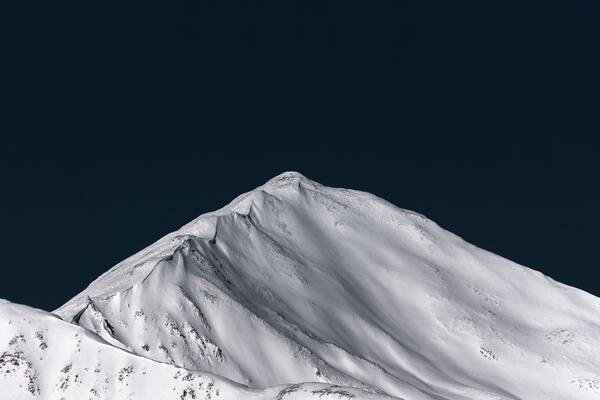
#> input picture pic3.jpg, 600 x 400 px
$ python addition-and-subtraction.py
#> lines starting #> are read from the running program, lines starting #| are printed output that depends on the picture
import cv2

# Loading the images
img1 = cv2.imread("pic3.jpg")
#> img1 is the input picture: shape (400, 600, 3); mean B, G, R 95.5, 84.6, 74.9
img2 = cv2.imread("pic2.jpg")
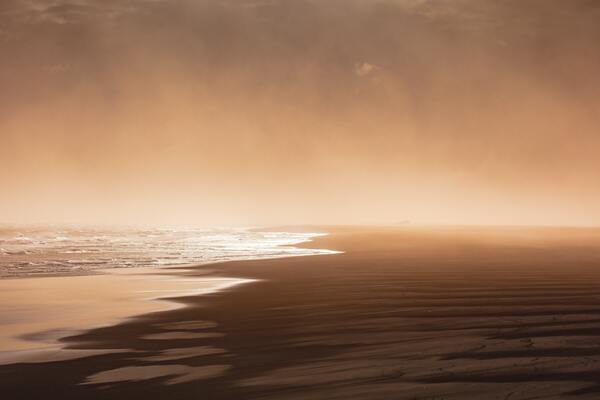
#> input picture pic2.jpg, 600 x 400 px
#> img2 is the input picture: shape (400, 600, 3); mean B, G, R 94.5, 121.3, 158.1

# -----------------Addition of Image------------------------
# Method 1:
#  Add two images by using function cv2.add().
#  This directly adds up image pixels in the two images.
# Not appropriate.

imgFinal = cv2.add(img1, img2)
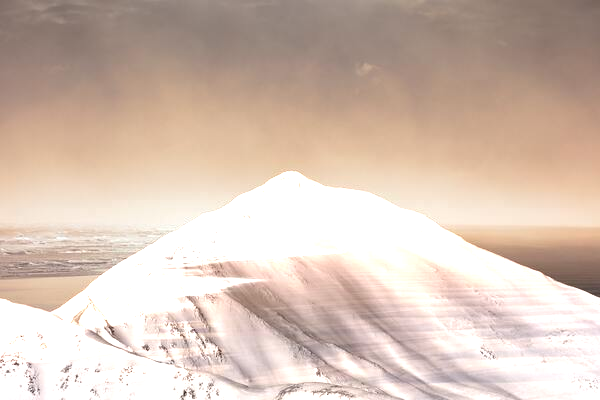
#> imgFinal: shape (400, 600, 3); mean B, G, R 181, 193.9, 214
cv2.imshow("Output", imgFinal)
cv2.waitKey(0)

# Method 2:
'''
Syntax: cv2.addWeighted(img1, wt1, img2, wt2, gammaValue)

Parameters:
img1: First Input Image array(Single-channel, 8-bit or floating-point)
wt1: Weight of the first input image elements to be applied to the final image
img2: Second Input Image array(Single-channel, 8-bit or floating-point)
wt2: Weight of the second input image elements to be applied to the final image
gammaValue: Measurement of light
'''

# cv2.addWeighted is applied over the
# image inputs with applied parameters
weightedSum = cv2.addWeighted(img1, 0.5, img2, 0.4, 0)
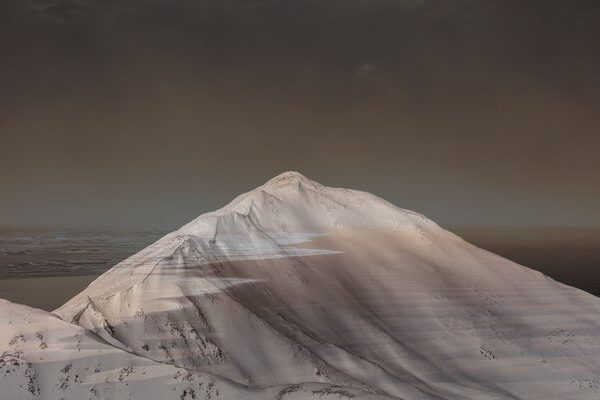
#> weightedSum: shape (400, 600, 3); mean B, G, R 85.5, 90.8, 100.7
cv2.imshow("Output", weightedSum)
cv2.waitKey(0)

# -----------------Subtraction of Image------------------------
'''
Just like addition, we can subtract the pixel values in two images and merge them with the help of cv2.subtract().
The images should be of equal size and depth.
Syntax: cv2.subtract(src1, src2)
'''
#  cv2.subtract is applied over the
#  image inputs with applied parameters
sub = cv2.subtract(img1, img2)
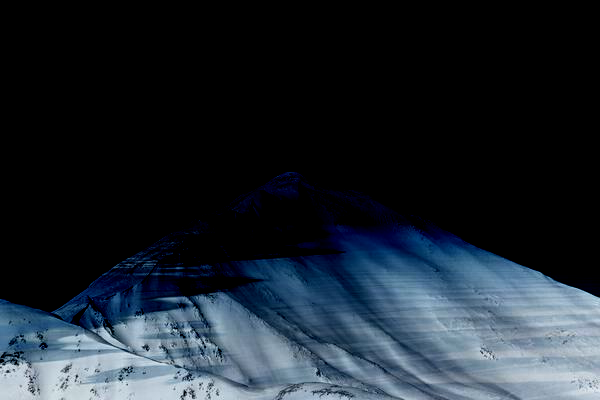
#> sub: shape (400, 600, 3); mean B, G, R 46.8, 38, 29.5
cv2.imshow('Subtracted Image', sub)
cv2.waitKey(0)
